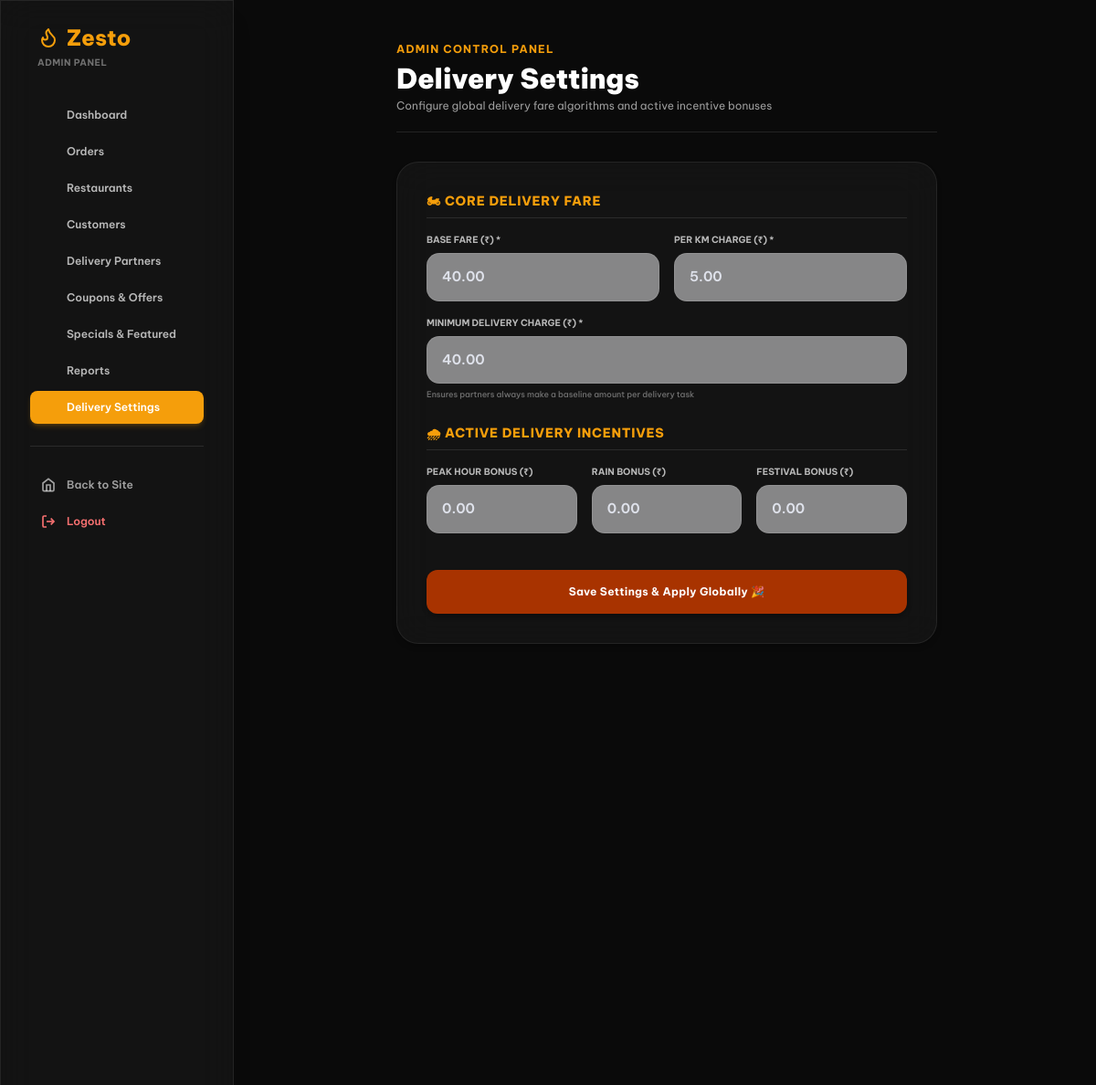
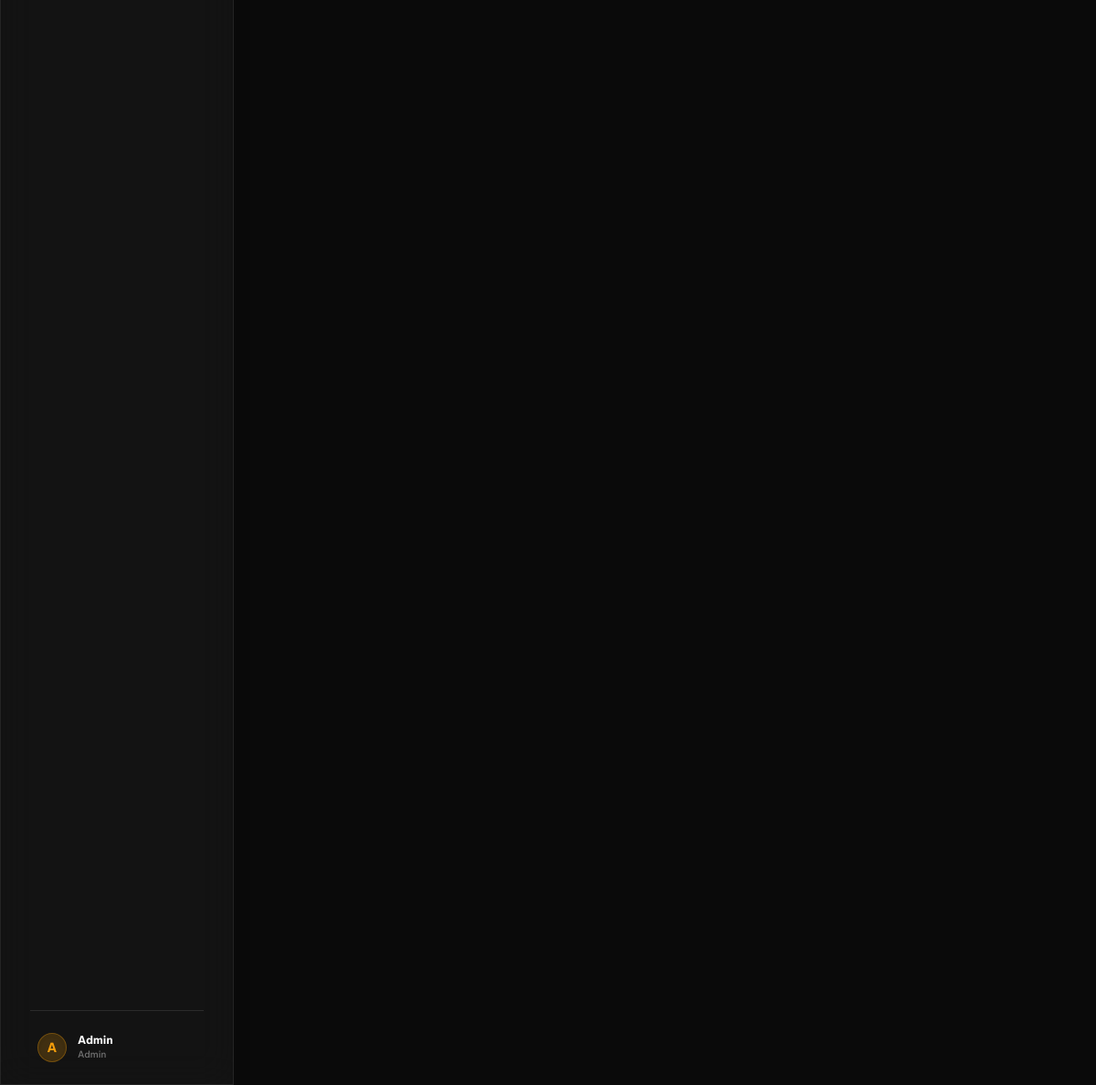
The app's page /modules/admin/settings/delivery_settings.php (signed in) with its own data (2 pictures, top to bottom).
### tables this page shows
CREATE TABLE IF NOT EXISTS delivery_settings (
    id                  INT UNSIGNED AUTO_INCREMENT PRIMARY KEY,
    base_fare           DECIMAL(8,2) NOT NULL DEFAULT 40.00,
    per_km_charge       DECIMAL(8,2) NOT NULL DEFAULT 5.00,
    min_delivery_charge DECIMAL(8,2) NOT NULL DEFAULT 40.00,
    peak_hour_bonus     DECIMAL(8,2) NOT NULL DEFAULT 0.00,
    rain_bonus          DECIMAL(8,2) NOT NULL DEFAULT 0.00,
    festival_bonus      DECIMAL(8,2) NOT NULL DEFAULT 0.00,
    updated_at          TIMESTAMP NOT NULL DEFAULT CURRENT_TIMESTAMP ON UPDATE CURRENT_TIMESTAMP
);

### config/database.php (called while the page is built, shortened)
<?php
class Database {
    private static ?PDO $instance = null;
    public static function getConnection(): PDO {
        if (self::$instance === null) {
            $host = DB_HOST;
            $dbName = DB_NAME;
            $user = DB_USER;
            $pass = DB_PASS;
            $charset = DB_CHARSET;
            $options = [
                PDO::ATTR_ERRMODE            => PDO::ERRMODE_EXCEPTION,
                PDO::ATTR_DEFAULT_FETCH_MODE => PDO::FETCH_ASSOC,
                PDO::ATTR_EMULATE_PREPARES   => false,
            ];
            try {
                $dsnWithDb = "mysql:host={$host};dbname={$dbName};charset={$charset}";
                self::$instance = new PDO($dsnWithDb, $user, $pass, $options);
            } catch (PDOException $e) {
                $logMsg = '[' . date('Y-m-d H:i:s') . '] Connection Failure: ' . $e->getMessage() . ' in ' . $e->getFile() . ':' . $e->getLine() . PHP_EOL . $e->getTraceAsString() . PHP_EOL;
                error_log($logMsg, 3, __DIR__ . '/../logs/error.log');
                http_response_code(500);
                header('Content-Type: application/json; charset=utf-8');
                $isDev = ($_SERVER['HTTP_HOST'] ?? 'localhost') === 'localhost' || strpos($_SERVER['HTTP_HOST'] ?? '', '127.0.0.1') !== false;
                if ($isDev) {
                    $msg = 'Database Connection Failed: ' . $e->getMessage() . ' in ' . $e->getFile() . ':' . $e->getLine();
                } else {
                    $msg = 'Database connection failed. Please contact the administrator.';
                }
                die(json_encode(['success' => false, 'message' => $msg]));
            }
        }
        return self::$instance;
    }
}
function db(): PDO {
    return Database::getConnection();
}

### config/auth.php (called while the page is built, shortened)
<?php
function getCart(): array {
    require_once __DIR__ . '/database.php';
    $cart = [];
    return $cart;
}
function e($value): string {
    return htmlspecialchars((string)($value ?? ''), ENT_QUOTES | ENT_SUBSTITUTE, 'UTF-8');
}
function checkSessionValidity(): void {
    require_once __DIR__ . '/database.php';
}

### modules/admin/settings/delivery_settings.php (the view, shortened to what this page needs)
<?php
require_once __DIR__ . '/../../../config/auth.php';
require_once __DIR__ . '/../../../config/database.php';
$stmt = db()->query("SELECT * FROM delivery_settings WHERE id = 1 LIMIT 1");
$settings = $stmt->fetch();
include __DIR__ . '/../../../includes/header.php';
?>
<div class="admin-layout font-sans">
  <?php include __DIR__ . '/../../../includes/sidebar.php'; ?>
  <div class="flex-1 overflow-auto p-6 md:p-10 max-w-2xl mx-auto">
    <div class="flex justify-between items-center mb-8 border-b border-white/10 pb-5">
      <div>
        <span class="text-xs font-bold text-zesto-orange uppercase tracking-widest">Admin Control Panel</span>
        <h1 class="text-2xl md:text-3xl font-black text-white mt-1">Delivery Settings</h1>
        <p class="text-xs text-white/60 mt-1">Configure global delivery fare algorithms and active incentive bonuses</p>
      </div>
    </div>
    <div class="glass-panel rounded-3xl border border-white/10 p-6 md:p-8 shadow-md shadow-black/20">
      <form method="POST" class="flex flex-col gap-6 text-xs text-white/70 font-semibold">
        <div class="space-y-4">
          <h3 class="font-extrabold text-sm text-zesto-orange uppercase tracking-wider border-b border-white/10 pb-2">🏍 Core Delivery Fare</h3>
          <div class="grid grid-cols-1 sm:grid-cols-2 gap-4">
            <div>
              <label class="block text-[10px] font-bold text-white/70 mb-1.5 uppercase">Base Fare (₹) *</label>
              <input type="number" step="0.01" name="base_fare" required value="<?= e($settings['base_fare']) ?>" class="zesto-input bg-gray-50/50">
            </div>
            <div>
              <label class="block text-[10px] font-bold text-white/70 mb-1.5 uppercase">Per KM Charge (₹) *</label>
              <input type="number" step="0.01" name="per_km_charge" required value="<?= e($settings['per_km_charge']) ?>" class="zesto-input bg-gray-50/50">
            </div>
          </div>
          <div>
            <label class="block text-[10px] font-bold text-white/70 mb-1.5 uppercase">Minimum Delivery Charge (₹) *</label>
            <input type="number" step="0.01" name="min_delivery_charge" required value="<?= e($settings['min_delivery_charge']) ?>" class="zesto-input bg-gray-50/50">
            <span class="text-[9px] text-white/40 font-medium block mt-1">Ensures partners always make a baseline amount per delivery task</span>
          </div>
        </div>
        <div class="space-y-4">
          <h3 class="font-extrabold text-sm text-zesto-orange uppercase tracking-wider border-b border-white/10 pb-2">🌧 Active Delivery Incentives</h3>
          <div class="grid grid-cols-1 sm:grid-cols-3 gap-4">
            <div>
              <label class="block text-[10px] font-bold text-white/70 mb-1.5 uppercase">Peak Hour Bonus (₹)</label>
              <input type="number" step="0.01" name="peak_hour_bonus" required value="<?= e($settings['peak_hour_bonus']) ?>" class="zesto-input bg-gray-50/50">
            </div>
            <div>
              <label class="block text-[10px] font-bold text-white/70 mb-1.5 uppercase">Rain Bonus (₹)</label>
              <input type="number" step="0.01" name="rain_bonus" required value="<?= e($settings['rain_bonus']) ?>" class="zesto-input bg-gray-50/50">
            </div>
            <div>
              <label class="block text-[10px] font-bold text-white/70 mb-1.5 uppercase">Festival Bonus (₹)</label>
              <input type="number" step="0.01" name="festival_bonus" required value="<?= e($settings['festival_bonus']) ?>" class="zesto-input bg-gray-50/50">
            </div>
          </div>
        </div>
        <button type="submit" class="w-full btn-primary bg-[#a83300] hover:bg-[#c93c02] text-white h-12 justify-center font-bold tracking-wide mt-4 rounded-xl text-xs cursor-pointer shadow-md shadow-black/20">
          Save Settings &amp; Apply Globally 🎉
        </button>
      </form>
    </div>
  </div>
</div>
<?php
include __DIR__ . '/../../../includes/footer.php';
?>

### assets/css/app.css (style rules this page uses)
*, *::before, *::after { box-sizing: border-box; }
html { scroll-behavior: smooth; font-size: 16px; }
body { font-family: 'Be Vietnam Pro', ui-sans-serif, system-ui, sans-serif; background-color: #050505; color: #dfe2eb; margin: 0; padding: 0; -webkit-font-smoothing: antialiased; -moz-osx-font-smoothing: grayscale; }
.zesto-input { width: 100%; padding: 0.875rem 1rem; border: 1.5px solid rgba(255,255,255,0.1); border-radius: 0.875rem; font-size: 0.9375rem; font-family: inherit; background: #0A0A0A; color: #dfe2eb; outline: none; transition: border-color 0.2s, background 0.2s, box-shadow 0.2s; line-height: 1.5; }
.zesto-input::placeholder { color: rgba(255,255,255,0.3); }
.btn-primary { background: #f59e0b; color: #10141a; padding: 0.875rem 1.75rem; border-radius: 0.875rem; font-weight: 700; font-size: 0.9375rem; border: none; cursor: pointer; transition: background 0.2s, transform 0.15s, box-shadow 0.2s; display: inline-flex; align-items: center; gap: 0.5rem; line-height: 1; }
.admin-layout { display: grid; grid-template-columns: 260px 1fr; min-height: 100vh; }

### includes/header.php (style rules this page uses)
body { background-color: #0A0A0A; color: #dfe2eb; font-family: 'Be Vietnam Pro', sans-serif; overflow-x: hidden; }

### records on screen
delivery_settings: base_fare "40.00", per_km_charge "5.00", min_delivery_charge "40.00", peak_hour_bonus "0.00", rain_bonus "0.00", festival_bonus "0.00"

### other values on screen
$menu['title'] "ADMIN PANEL"
$link['label'] "Dashboard"
$link['label'] "Orders"
$link['label'] "Restaurants"
$link['label'] "Customers"
$link['label'] "Delivery Partners"
$link['label'] "Coupons & Offers"
$link['label'] "Specials & Featured"
$link['label'] "Reports"
$link['label'] "Delivery Settings"
substr($currentUser['name'], 0, 1) "A"
$currentUser['name'] "Admin"
str_replace('_', ' ', $currentUser['role']) "Admin"
